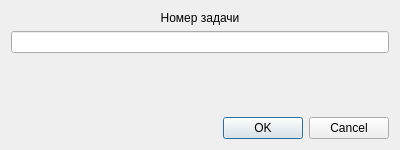
<?xml version="1.0" encoding="UTF-8"?>
<ui version="4.0">
 <class>DeleteTaskDialog</class>
 <widget class="QDialog" name="DeleteTaskDialog">
  <property name="geometry">
   <rect>
    <x>0</x>
    <y>0</y>
    <width>400</width>
    <height>150</height>
   </rect>
  </property>
  <property name="windowTitle">
   <string>Удалить задачу</string>
  </property>
  <layout class="QVBoxLayout" name="verticalLayout">
   <item>
    <widget class="QLabel" name="label">
     <property name="text">
      <string>Номер задачи</string>
     </property>
     <property name="alignment">
      <set>Qt::AlignCenter</set>
     </property>
    </widget>
   </item>
   <item>
    <widget class="QLineEdit" name="taskIndexLineEdit"/>
   </item>
   <item>
    <spacer name="verticalSpacer">
     <property name="orientation">
      <enum>Qt::Vertical</enum>
     </property>
     <property name="sizeHint" stdset="0">
      <size>
       <width>20</width>
       <height>100</height>
      </size>
     </property>
    </spacer>
   </item>
   <item>
    <widget class="QDialogButtonBox" name="buttonBox">
     <property name="orientation">
      <enum>Qt::Horizontal</enum>
     </property>
     <property name="standardButtons">
      <set>QDialogButtonBox::Cancel|QDialogButtonBox::Ok</set>
     </property>
    </widget>
   </item>
  </layout>
 </widget>
 <resources/>
 <connections>
  <connection>
   <sender>buttonBox</sender>
   <signal>accepted()</signal>
   <receiver>DeleteTaskDialog</receiver>
   <slot>accept()</slot>
   <hints>
    <hint type="sourcelabel">
     <x>248</x>
     <y>254</y>
    </hint>
    <hint type="destinationlabel">
     <x>157</x>
     <y>274</y>
    </hint>
   </hints>
  </connection>
  <connection>
   <sender>buttonBox</sender>
   <signal>rejected()</signal>
   <receiver>DeleteTaskDialog</receiver>
   <slot>reject()</slot>
   <hints>
    <hint type="sourcelabel">
     <x>316</x>
     <y>260</y>
    </hint>
    <hint type="destinationlabel">
     <x>286</x>
     <y>274</y>
    </hint>
   </hints>
  </connection>
 </connections>
</ui>
